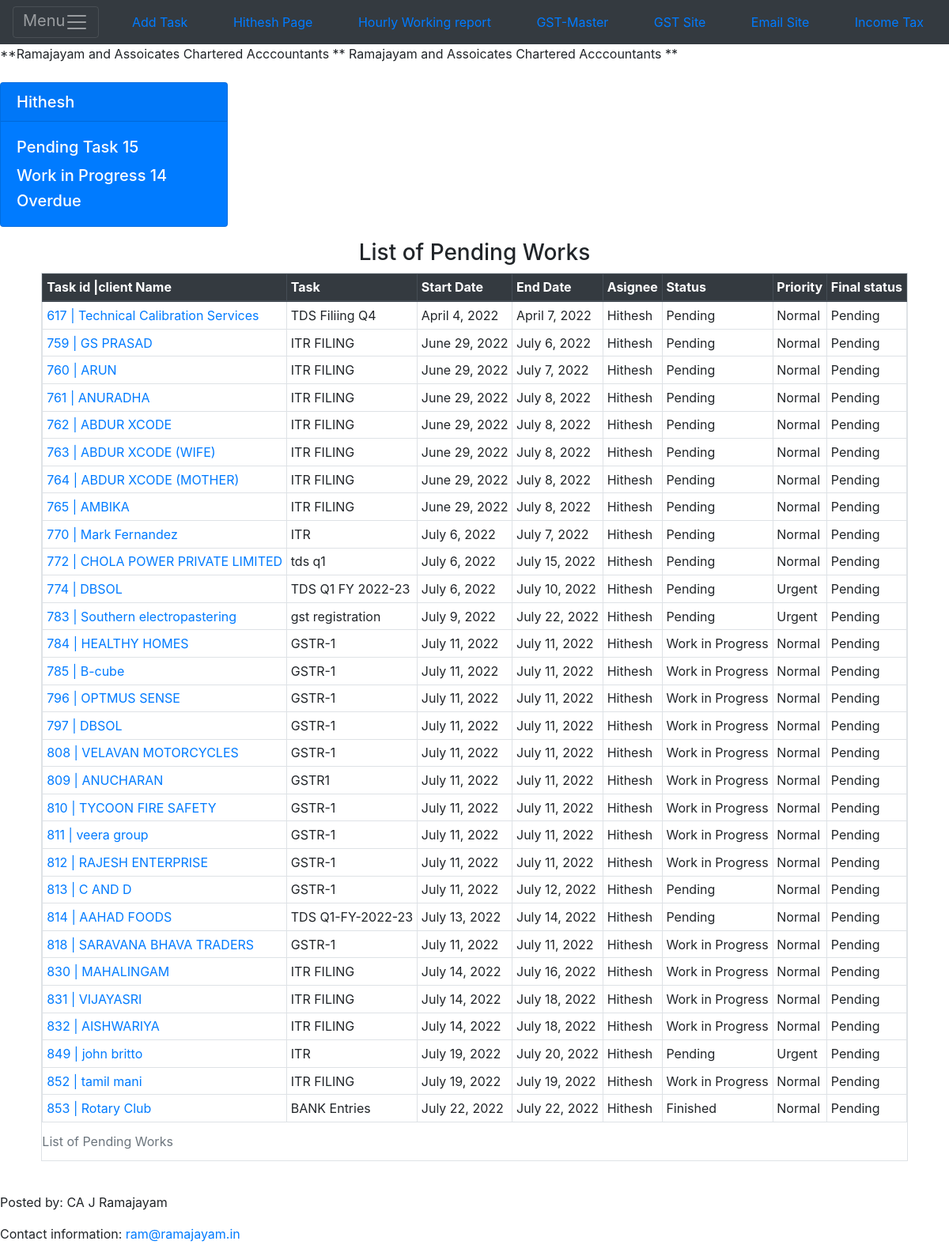
/todolist/Hithesh (signed in), run on the app's committed database.
### todolist_app/models.py (models this page shows, shortened)
class Tasklist(models.Model):
    clientname= models.CharField(max_length=100,null=True,blank=True)
    task = models.CharField(max_length=100)
    startdate = models.DateField(default=timezone.now, blank=True, null=True)
    enddate = models.DateField(blank=True, null=True)
    assignee = models.CharField(max_length=30)
    status = models.CharField(max_length=30)
    priority = models.CharField(max_length=100,null=True)
    fstatus = models.BooleanField(default=False)

### todolist_app/views.py (the view)
# urls.py: path('Hithesh', views.todolist5, name='todolist5'),
@login_required
def todolist5(request):
    all_tasks = Tasklist.objects.filter(assignee ='Hithesh').all()
    counthitheshpending = Tasklist.objects.filter(assignee = 'Hithesh').filter(status = 'Pending').count()
    counthitheshwip = Tasklist.objects.filter(assignee = 'Hithesh').filter(status = 'Work in Progress').count()
    context = {
        'all_tasks': all_tasks,
        'counthitheshpending': counthitheshpending,
        'counthitheshwip': counthitheshwip,
    }
    return render(request, 'Hitheshpage.html',context)

### todolist_app/templates/Hitheshpage.html (shortened to what this page needs)
{% extends 'base3.html' %}
{% block content %}
    <marquee direction="scroll">**Ramajayam and Assoicates Chartered Acccountants ** Ramajayam and Assoicates Chartered Acccountants ** </marquee>
<br/>
<div class="card-group">
<div class="card text-white bg-primary mb-3" style="max-width: 18rem;">
  <h5  class="card-header">Hithesh</h5>
  <div class="card-body">
    <h5 class="card-title">Pending Task {{ counthitheshpending }}</h5>
    <h5 class="card-text"> Work in Progress {{ counthitheshwip }}</h5>
    <h5 class="card-text"> Overdue</h5>
  </div>
</div>
</div>
<div class="row justify-content-center">
    <div class="col-auto">
    <table class="table table-bordered table-hover table-sm table-responsive"  >
        <center><h3>List of Pending Works</h3></center>
            <caption>List of Pending Works</caption>
            <thead class="thead-dark">
                <tr>
                    <th scope="col">Task id |client Name</th>
                    <th scope="col">Task</th>
                    <th scope="col">Start Date</th>
                    <th scope="col">End Date</th>
                    <th scope="col">Asignee</th>
                    <th scope="col">Status</th>
                    <th scope="col">Priority</th>
                    <th scope="col">Final status</th>
                </tr>
            </thead>
            <tbody>
                {% if all_tasks %}
                    {% for obj in all_tasks %}
                        {% if obj.fstatus %}
                        {% else %}
                            <tr>
                                <td><a href="{% url 'edit_task' obj.id %}">{{ obj.id  }} | {{ obj.clientname  }}</a></td>
                                <td>{{ obj.task  }} </a> </td>
                                <td>{{ obj.startdate  }}</td>
                                <td>{{ obj.enddate  }}</td>
                                <td>{{ obj.assignee  }}</td>
                                <td>{{ obj.status  }}</td>
                                <td>{{ obj.priority  }}</td>
                                <td>Pending</td>
                            </tr>
                        {% endif %}
                    {% endfor %}
                {% endif%}
            </tbody>
        </table>
    </div>
  </div><br>
{% endblock content %}

### data on the page
Tasklist: id "617", clientname "Technical Calibration Services", task "TDS Filiing Q4", startdate "April 4, 2022", enddate "April 7, 2022", assignee "Hithesh", status "Pending", priority "Normal"
Tasklist: id "759", clientname "GS PRASAD", task "ITR FILING", startdate "June 29, 2022", enddate "July 6, 2022", assignee "Hithesh", status "Pending", priority "Normal"
Tasklist: id "760", clientname "ARUN", task "ITR FILING", startdate "June 29, 2022", enddate "July 7, 2022", assignee "Hithesh", status "Pending", priority "Normal"
Tasklist: id "761", clientname "ANURADHA", task "ITR FILING", startdate "June 29, 2022", enddate "July 8, 2022", assignee "Hithesh", status "Pending", priority "Normal"
Tasklist: id "762", clientname "ABDUR XCODE", task "ITR FILING", startdate "June 29, 2022", enddate "July 8, 2022", assignee "Hithesh", status "Pending", priority "Normal"
Tasklist: id "763", clientname "ABDUR XCODE (WIFE)", task "ITR FILING", startdate "June 29, 2022", enddate "July 8, 2022", assignee "Hithesh", status "Pending", priority "Normal"
Tasklist: id "764", clientname "ABDUR XCODE (MOTHER)", task "ITR FILING", startdate "June 29, 2022", enddate "July 8, 2022", assignee "Hithesh", status "Pending", priority "Normal"
Tasklist: id "765", clientname "AMBIKA", task "ITR FILING", startdate "June 29, 2022", enddate "July 8, 2022", assignee "Hithesh", status "Pending", priority "Normal"
Tasklist: id "770", clientname "Mark Fernandez", task "ITR", startdate "July 6, 2022", enddate "July 7, 2022", assignee "Hithesh", status "Pending", priority "Normal"
Tasklist: id "772", clientname "CHOLA POWER PRIVATE LIMITED", task "tds q1", startdate "July 6, 2022", enddate "July 15, 2022", assignee "Hithesh", status "Pending", priority "Normal"
Tasklist: id "774", clientname "DBSOL", task "TDS Q1 FY 2022-23", startdate "July 6, 2022", enddate "July 10, 2022", assignee "Hithesh", status "Pending", priority "Urgent"
Tasklist: id "783", clientname "Southern electropastering", task "gst registration", startdate "July 9, 2022", enddate "July 22, 2022", assignee "Hithesh", status "Pending", priority "Urgent"
Tasklist: id "784", clientname "HEALTHY HOMES", task "GSTR-1", startdate "July 11, 2022", enddate "July 11, 2022", assignee "Hithesh", status "Work in Progress", priority "Normal"
Tasklist: id "785", clientname "B-cube", task "GSTR-1", startdate "July 11, 2022", enddate "July 11, 2022", assignee "Hithesh", status "Work in Progress", priority "Normal"
Tasklist: id "796", clientname "OPTMUS SENSE", task "GSTR-1", startdate "July 11, 2022", enddate "July 11, 2022", assignee "Hithesh", status "Work in Progress", priority "Normal"
Tasklist: id "797", clientname "DBSOL", task "GSTR-1", startdate "July 11, 2022", enddate "July 11, 2022", assignee "Hithesh", status "Work in Progress", priority "Normal"
Tasklist: id "808", clientname "VELAVAN MOTORCYCLES", task "GSTR-1", startdate "July 11, 2022", enddate "July 11, 2022", assignee "Hithesh", status "Work in Progress", priority "Normal"
Tasklist: id "809", clientname "ANUCHARAN", task "GSTR1", startdate "July 11, 2022", enddate "July 11, 2022", assignee "Hithesh", status "Work in Progress", priority "Normal"
Tasklist: id "810", clientname "TYCOON FIRE SAFETY", task "GSTR-1", startdate "July 11, 2022", enddate "July 11, 2022", assignee "Hithesh", status "Work in Progress", priority "Normal"
Tasklist: id "811", clientname "veera group", task "GSTR-1", startdate "July 11, 2022", enddate "July 11, 2022", assignee "Hithesh", status "Work in Progress", priority "Normal"
Tasklist: id "812", clientname "RAJESH ENTERPRISE", task "GSTR-1", startdate "July 11, 2022", enddate "July 11, 2022", assignee "Hithesh", status "Work in Progress", priority "Normal"
Tasklist: id "813", clientname "C AND D", task "GSTR-1", startdate "July 11, 2022", enddate "July 12, 2022", assignee "Hithesh", status "Pending", priority "Normal"
Tasklist: id "814", clientname "AAHAD FOODS", task "TDS Q1-FY-2022-23", startdate "July 13, 2022", enddate "July 14, 2022", assignee "Hithesh", status "Pending", priority "Normal"
Tasklist: id "818", clientname "SARAVANA BHAVA TRADERS", task "GSTR-1", startdate "July 11, 2022", enddate "July 11, 2022", assignee "Hithesh", status "Work in Progress", priority "Normal"
Tasklist: id "830", clientname "MAHALINGAM", task "ITR FILING", startdate "July 14, 2022", enddate "July 16, 2022", assignee "Hithesh", status "Work in Progress", priority "Normal"
Tasklist: id "831", clientname "VIJAYASRI", task "ITR FILING", startdate "July 14, 2022", enddate "July 18, 2022", assignee "Hithesh", status "Work in Progress", priority "Normal"
Tasklist: id "832", clientname "AISHWARIYA", task "ITR FILING", startdate "July 14, 2022", enddate "July 18, 2022", assignee "Hithesh", status "Work in Progress", priority "Normal"
Tasklist: id "849", clientname "john britto", task "ITR", startdate "July 19, 2022", enddate "July 20, 2022", assignee "Hithesh", status "Pending", priority "Urgent"
Tasklist: id "852", clientname "tamil mani", task "ITR FILING", startdate "July 19, 2022", enddate "July 19, 2022", assignee "Hithesh", status "Work in Progress", priority "Normal"
Tasklist: id "853", clientname "Rotary Club", task "BANK Entries", startdate "July 22, 2022", enddate "July 22, 2022", assignee "Hithesh", status "Finished", priority "Normal"

### other printed values
{{ counthitheshpending }} "15"
{{ counthitheshwip }} "14"
